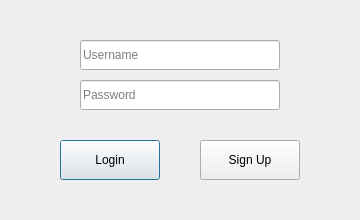
<?xml version="1.0" encoding="UTF-8"?>
<ui version="4.0">
 <class>LogInDialog</class>
 <widget class="QDialog" name="LogInDialog">
  <property name="geometry">
   <rect>
    <x>0</x>
    <y>0</y>
    <width>360</width>
    <height>220</height>
   </rect>
  </property>
  <property name="windowTitle">
   <string>Login</string>
  </property>
  <widget class="QWidget" name="widget" native="true">
   <property name="geometry">
    <rect>
     <x>0</x>
     <y>0</y>
     <width>360</width>
     <height>220</height>
    </rect>
   </property>
   <widget class="QLineEdit" name="usernameLineEdit">
    <property name="geometry">
     <rect>
      <x>80</x>
      <y>40</y>
      <width>200</width>
      <height>30</height>
     </rect>
    </property>
    <property name="placeholderText">
     <string>Username</string>
    </property>
   </widget>
   <widget class="QLineEdit" name="passwordLineEdit">
    <property name="geometry">
     <rect>
      <x>80</x>
      <y>80</y>
      <width>200</width>
      <height>30</height>
     </rect>
    </property>
    <property name="echoMode">
     <enum>QLineEdit::EchoMode::Password</enum>
    </property>
    <property name="placeholderText">
     <string>Password</string>
    </property>
   </widget>
   <widget class="QPushButton" name="loginButton">
    <property name="geometry">
     <rect>
      <x>60</x>
      <y>140</y>
      <width>100</width>
      <height>40</height>
     </rect>
    </property>
    <property name="text">
     <string>Login</string>
    </property>
   </widget>
   <widget class="QPushButton" name="signupButton">
    <property name="geometry">
     <rect>
      <x>200</x>
      <y>140</y>
      <width>100</width>
      <height>40</height>
     </rect>
    </property>
    <property name="text">
     <string>Sign Up</string>
    </property>
   </widget>
  </widget>
 </widget>
 <resources/>
 <connections/>
</ui>
